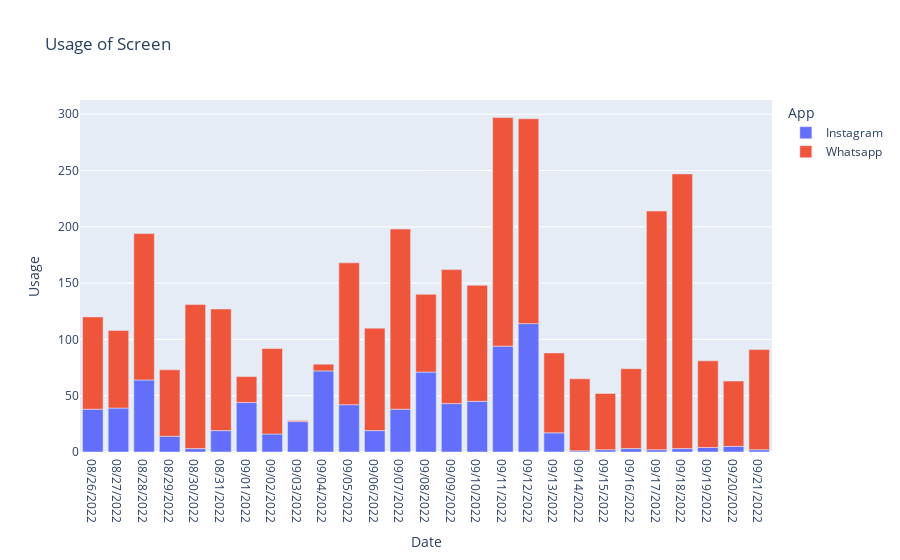

The notebook cell saved with this chart:
### Markdown cell above
The code snippet utilizes Plotly Express to create a bar chart visualizing the usage of different applications on the screen over time.

### Code cell
figure.show()

### Figure 1 — Plotly figure (JSON) as saved in the notebook; plotly's stock layout.template omitted (floating-point values rounded to 4 significant figures)
{"data": [{"alignmentgroup": "True", "hovertemplate": "App=Instagram<br>Date=%{x}<br>Usage=%{y}<extra></extra>", "legendgroup": "Instagram", "marker": {"color": "#636efa", "pattern": {"shape": ""}}, "name": "Instagram", "offsetgroup": "Instagram", "orientation": "v", "showlegend": true, "textposition": "auto", "type": "bar", "x": ["08/26/2022", "08/27/2022", "08/28/2022", "08/29/2022", "08/30/2022", "08/31/2022", "09/01/2022", "09/02/2022", "09/03/2022", "09/04/2022", "09/05/2022", "09/06/2022", "09/07/2022", "09/08/2022", "09/09/2022", "09/10/2022", "09/11/2022", "09/12/2022", "09/13/2022", "09/14/2022", "09/15/2022", "09/16/2022", "09/17/2022", "09/18/2022", "09/19/2022", "09/20/2022", "09/21/2022"], "xaxis": "x", "y": [38, 39, 64, 14, 3, 19, 44, 16, 27, 72, 42, 19, 38, 71, 43, 45, 94, 114, 17, 1, 2, 3, 2, 3, 4, 5, 2], "yaxis": "y"}, {"alignmentgroup": "True", "hovertemplate": "App=Whatsapp<br>Date=%{x}<br>Usage=%{y}<extra></extra>", "legendgroup": "Whatsapp", "marker": {"color": "#EF553B", "pattern": {"shape": ""}}, "name": "Whatsapp", "offsetgroup": "Whatsapp", "orientation": "v", "showlegend": true, "textposition": "auto", "type": "bar", "x": ["08/26/2022", "08/27/2022", "08/28/2022", "08/29/2022", "08/30/2022", "08/31/2022", "09/01/2022", "09/02/2022", "09/03/2022", "09/04/2022", "09/05/2022", "09/06/2022", "09/07/2022", "09/08/2022", "09/09/2022", "09/10/2022", "09/11/2022", "09/12/2022", "09/13/2022", "09/14/2022", "09/15/2022", "09/16/2022", "09/17/2022", "09/18/2022", "09/19/2022", "09/20/2022", "09/21/2022"], "xaxis": "x", "y": [82, 69, 130, 59, 128, 108, 23, 76, 1, 6, 126, 91, 160, 69, 119, 103, 203, 182, 71, 64, 50, 71, 212, 244, 77, 58, 89], "yaxis": "y"}], "layout": {"barmode": "relative", "legend": {"title": {"text": "App"}, "tracegroupgap": 0}, "title": {"text": "Usage of Screen"}, "xaxis": {"anchor": "y", "domain": [0, 1], "title": {"text": "Date"}}, "yaxis": {"anchor": "x", "domain": [0, 1], "title": {"text": "Usage"}}}}
